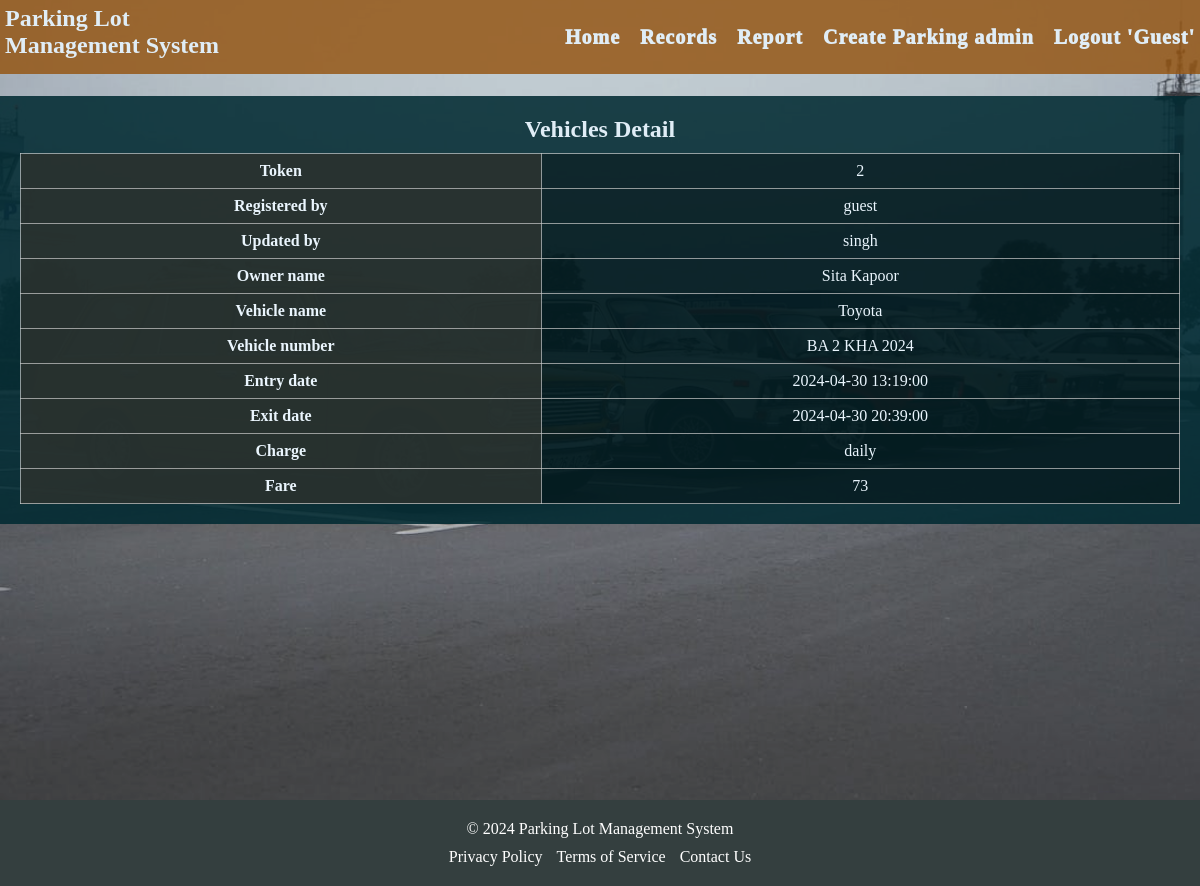
The page /view_detail.php?ID=2 (signed in) on the database its author committed.
### tables this page shows
CREATE TABLE `vehicle_info` (
  `ID` int(11) NOT NULL,
  `Registered_by` varchar(50) NOT NULL,
  `Updated_by` varchar(50) NOT NULL,
  `Owner_name` varchar(50) NOT NULL,
  `Vehicle_name` varchar(40) NOT NULL,
  `Vehicle_number` varchar(40) DEFAULT NULL,
  `Entry_date` datetime NOT NULL,
  `Exit_date` datetime DEFAULT NULL,
  `Token_number` int(11) NOT NULL,
  `Charge` varchar(50) NOT NULL DEFAULT 'Daily',
  `Fare` int(11) NOT NULL DEFAULT 0
);

### view_detail.php (the view, shortened to what this page needs)
<!DOCTYPE html>
<html lang="en">
<head>
    <link rel="stylesheet" href="style.css">
</head>
<body>
    <div class="box">
        <div class="header">
            <div class="title">
                <h4>Parking Lot<br>Management System</h4>
            </div>
            <ul class="nav">
                <li><a href="index.php">Home</a></li>
                <li><a href="record.php">Records</a></li>
                <li><a href="report.php">Report</a></li>
                <li><a href="admin.php">Create Parking admin</a></li>
                <li><a href="logout.php">Logout '<?php echo htmlspecialchars($_SESSION['username']); ?>'</a></li>
            </ul>
        </div>
        <section class="Vehiclerecords">
            <div class="records">
                <h2 class="title">Vehicles Detail</h2>
                <div class="record-table">
                    <table class="table table-stripped" id="table">
                        <?php
                            $conn = mysqli_connect("localhost", "root", "", "parking_project");
                            $ID = $_GET['ID'];
                            $sql = "SELECT * FROM vehicle_info WHERE ID = ?";
                            $stmt = $conn->prepare($sql);
                            $stmt->bind_param("i", $ID);
                            $stmt->execute();
                            $result = $stmt->get_result();
                            if ($result->num_rows > 0) {
                                while ($row = $result->fetch_assoc()) {
                            ?>
                             <tr>
                                <th>Token</th>
                                <td><?php echo htmlspecialchars($row['Token_number']); ?></td>
                            </tr>
                            <tr>
                                <th>Registered by</th>
                                <td><?php echo htmlspecialchars($row['Registered_by']); ?></td>
                            </tr>
                            <tr>
                                <th>Updated by</th>
                                <td><?php echo htmlspecialchars($row['Updated_by']); ?></td>
                            </tr>
                            <tr>
                                <th>Owner name</th>
                                <td><?php echo htmlspecialchars($row['Owner_name']); ?></td>
                            </tr>
                            <tr>
                                <th>Vehicle name</th>
                                <td><?php echo htmlspecialchars($row['Vehicle_name']); ?></td>
                            </tr>
                            <tr>
                                <th>Vehicle number</th>
                                <td><?php echo htmlspecialchars($row['Vehicle_number']); ?></td>
                            </tr>
                            <tr>
                                <th>Entry date</th>
                                <td><?php echo htmlspecialchars($row['Entry_date']); ?></td>
                            </tr>
                            <tr>
                                <th>Exit date</th>
                                <td><?php echo htmlspecialchars($row['Exit_date']); ?></td>
                            </tr>
                            <tr>
                                <th>Charge</th>
                                <td><?php echo htmlspecialchars($row['Charge']); ?></td>
                            </tr>
                            <tr>
                                <th>Fare</th>
                                <td><?php echo htmlspecialchars($row['Fare']); ?></td>
                            </tr>
                        <?php
                                }
                            } else {
                                echo "<tr><td colspan='2'>No Data Found.</td></tr>";
                            }
                        ?>
                    </table>
                </div>
            </div>
        </section>
    </div>
    <footer>
        <div class="footer-content">
            <p>&copy; 2024 Parking Lot Management System</p>
            <ul>
                <li><a href="#">Privacy Policy</a></li>
                <li><a href="#">Terms of Service</a></li>
                <li><a href="#">Contact Us</a></li>
            </ul>
        </div>
    </footer>
</body>
</html>

### style.css (style rules this page uses)
* { margin: 0; padding: 0; }
.box { --bg-image:url('images/carpark.jpeg'); --bg-image-opacity:0.8; min-height: 100vh; position: relative; isolation: isolate; }
.box::after { content: ''; position: absolute; inset: 0; z-index: -1; opacity:var(--bg-image-opacity) ; background: var(--bg-image); background-repeat: no-repeat; background-size: cover; background-position: center; }
.header { display: flex; justify-content: space-between; align-items: center; padding: 5px; background: #945512d4; position: fixed; top: 0; left: 0; width: 100%; z-index: 1000; }
.title { flex: 1; }
.nav { list-style-type: none; margin: 0; padding: 0; display: flex; }
.nav li { margin-left: 20px; }
.nav li:first-child { margin-left: 0; }
.nav li { list-style: none; margin: 10px; }
.nav li a { color: #e0edf6; font-size: 20px; text-decoration: none; font-weight: 1000; letter-spacing: 1px; cursor: pointer; transition: 0.3s; }
.records { padding: 20px; background:#141415aa; background-color:#002a32de; text-align: center; }
.title { font-size: 24px; margin-bottom: 10px; color: #e0edf6; }
.record-table { overflow-x: auto; overflow-y: auto; max-height: 500px; }
.table { width: 100%; border-collapse: collapse; }
.table th, .table td { border: 0.5px solid #ccccccb1; padding: 8px; text-align: left; color: #eaf5fd; text-align: center; }
.table th { background-color: #2e3532cf; }
.table tbody tr { background-color:rgba(0, 0, 0, 0.36); }
.Vehiclerecords { position: absolute; width: 100%; top: 12%; }
footer { background-color: rgba(26, 38, 38, 0.882); color: #fff; padding: 20px 0; text-align: center; }
.footer-content { max-width: 1200px; margin: 0 auto; }
.footer-content p { margin-bottom: 10px; }
.footer-content ul { list-style: none; padding: 0; }
.footer-content ul li { display: inline; margin-right: 10px; }
.footer-content ul li:last-child { margin-right: 0; }
.footer-content ul li a { color: #fff; text-decoration: none; }
a { text-decoration: none; color:red; }

### rows shown on the page
vehicle_info: Token_number "2", Registered_by "guest", Updated_by "singh", Owner_name "Sita Kapoor", Vehicle_name "Toyota", Vehicle_number "BA 2 KHA 2024", Entry_date "2024-04-30 13:19:00", Exit_date "2024-04-30 20:39:00", Charge "daily", Fare "73"

### other values the page prints
$_SESSION['username'] "Guest"
